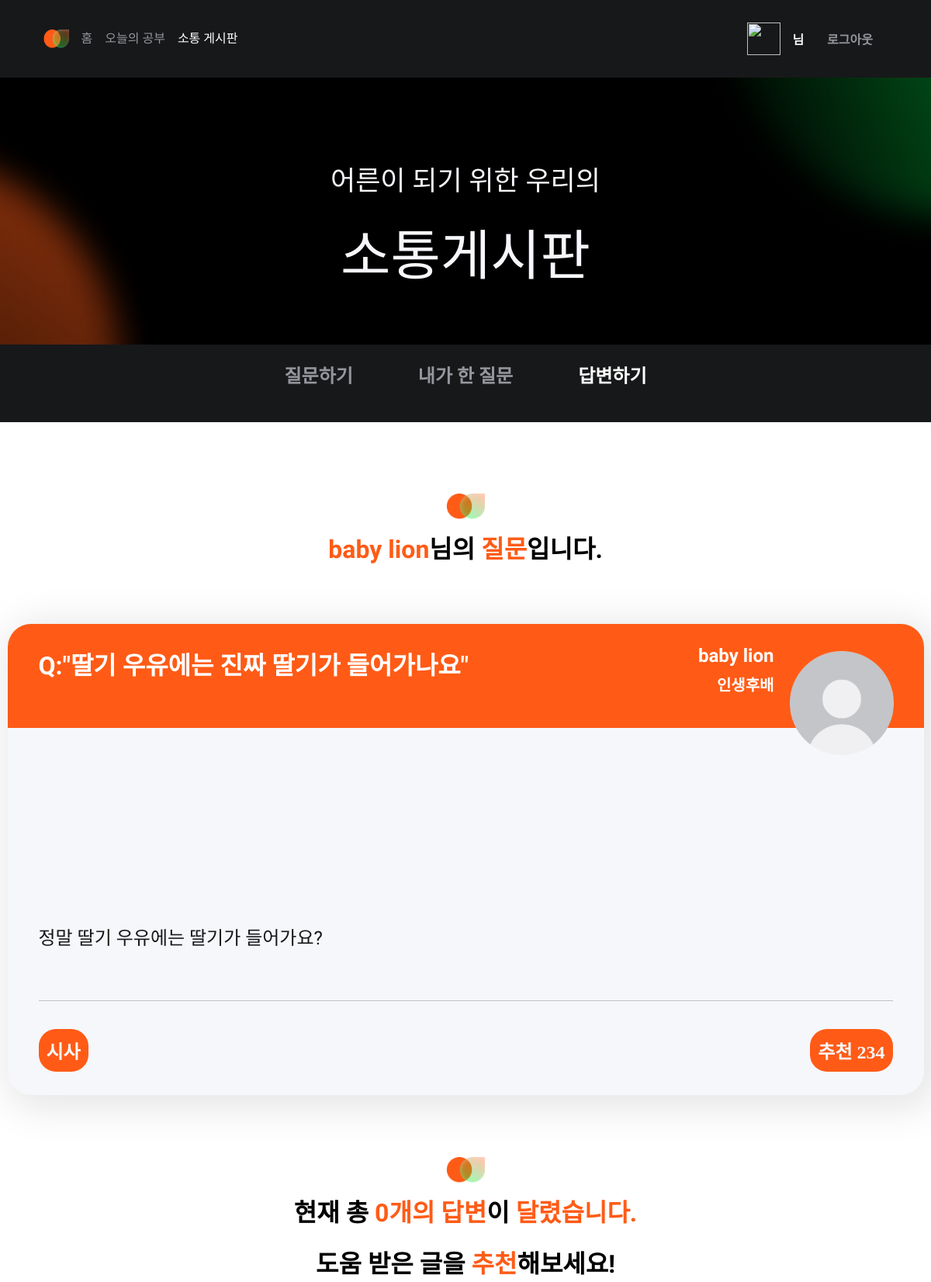
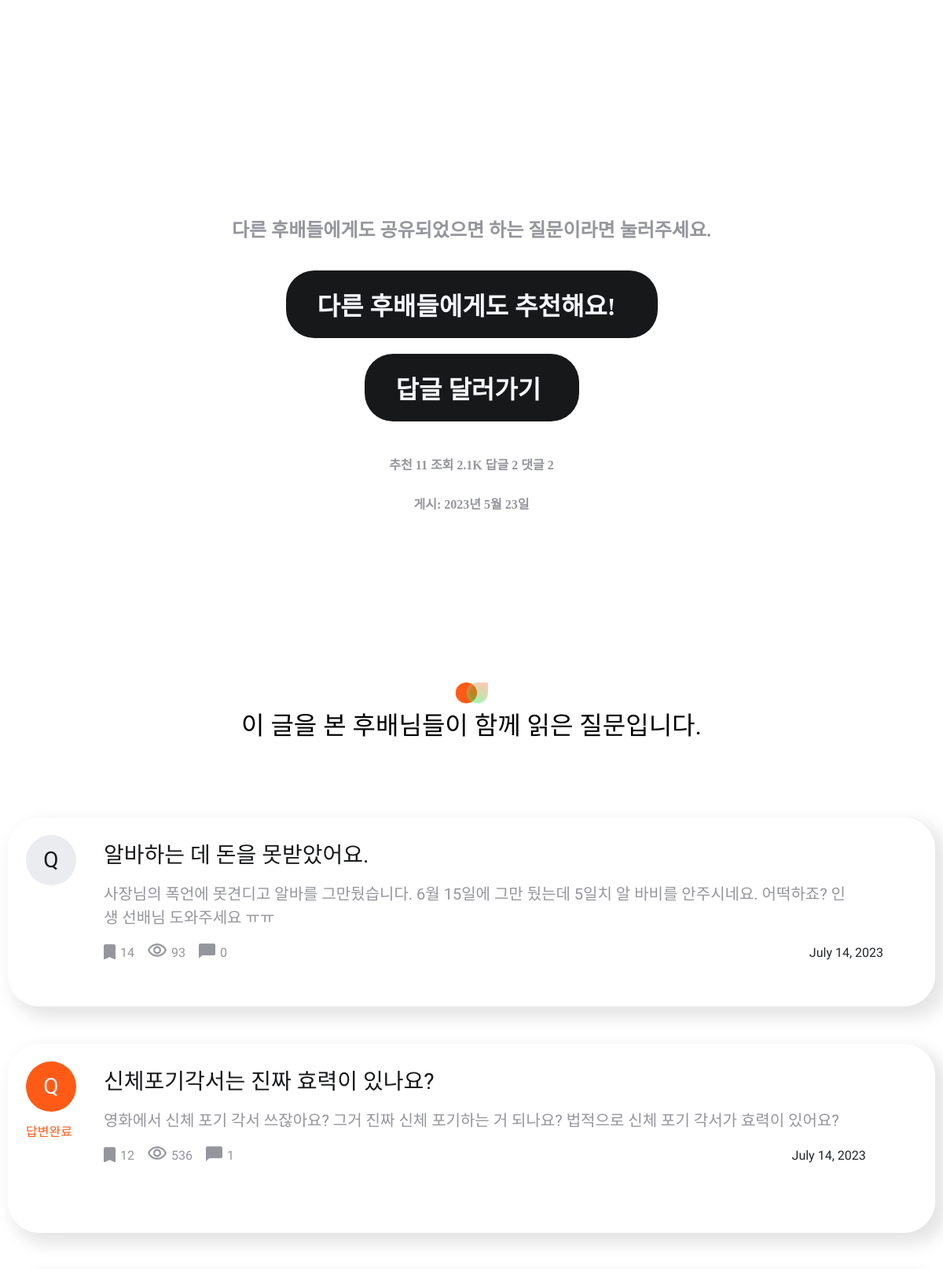
The app's page /communication/communication_detail/27 (upper part) with its own data (2 pictures, top to bottom).
### communicationApp/models.py (models this page shows)
class Question(models.Model):
    autor       = models.ForeignKey(user, on_delete=models.CASCADE, related_name='author_question') #작성자
    title       = models.CharField("TITLE", max_length=20, default="질문 제목") #질문 제목
    content     = models.TextField("CONTENT", max_length=300, default="질문 내용") #질문 내용
    date        = models.DateField("DATE", auto_now_add=True) #작성일자
    recommend   = models.PositiveIntegerField("RECOMMEND", default=0) #추천수
    category    = models.PositiveIntegerField("CATEGORY") #카테고리
    views       = models.PositiveIntegerField("VIEWS", default=0) #조회수
    answerd     = models.BooleanField("ANSWERD", default=False) #답변 여부

### accounts/models.py (models this page shows)
class Profile(models.Model):
    user = models.OneToOneField(User, on_delete=models.CASCADE, default=0)
    name = models.CharField("NAME", max_length=20, default="baby lion") # 사용자 이름
    description = models.CharField("DESCRIPTION", max_length=30, default="안녕하세요! 아기사자입니다.") # 사용자 한 줄 소개
    image = models.ImageField("IMAGE", upload_to="userProfile/", default="static/img/defaultImg.png") # 프로필 사진
    total = models.PositiveIntegerField("TOTAL", default=0) # 전체 맞힌 문제 수
    realty = models.PositiveIntegerField("REALTY", default=0) # 부동산 문제 맞힌 수
    economy = models.PositiveIntegerField("ECONOMY", default=0) # 경제 문제 맞힌 수
    selfDevelopment = models.PositiveIntegerField("SELFDEV", default=0) # 자기개발 문제 맞힌 수
    discount = models.PositiveIntegerField("DISCOUNT", default=0) # 할인 문제 맞힌 수
    commonSense = models.PositiveIntegerField("COMMONSENSE", default=0) # 시사상식 문제 맞힌 수
    etc = models.PositiveIntegerField("ETC", default=0) # 기타 문제 맞힌 수
    answerCount = models.PositiveIntegerField("ANWERCOUNT", default=0) # 답변 수
    recommendCount = models.PositiveIntegerField("RECOMMENDCOUNT", default=0) # 추천 받은 답변 수
    questionCount = models.PositiveIntegerField("QUESTIONCOUNT", default=0) # 질문 수

### communicationApp/views.py (the view)
# urls.py: path('communication_detail/<int:question_id>', communication_detail, name='communication_detail'), #소통게시판 메인_질문하나 클릭하면 나오는 화면
def communication_detail(request, question_id):
    question = get_object_or_404(Question, pk=question_id)
    category = question.category
    question.views += 1
    question.save()
    sameCategory = Question.objects.filter(category=category).exclude(pk=question_id).order_by("?")[:5]
    context = {
        'question': question,
        'sameCategory': sameCategory,
    }
    return render(request, 'communicationApp/question-detail.html', context)

### templates/communicationApp/question-detail.html (shortened to what this page needs)
{% load static %}
<!DOCTYPE html>
<html lang="en">
<head>
    <link rel="stylesheet" href="{% static 'css/communicationStyle.css' %}">
    <link rel="stylesheet" href="{% static 'css/default.css' %}">
    <link rel="stylesheet" href="{% static 'css/questionDetailStyle.css' %}">
    <link rel="stylesheet" href="https://cdn.jsdelivr.net/npm/bootstrap@5.3.0/dist/css/bootstrap.min.css">
</head>
    <nav>
        <div class="nav-left">
            <img src="{% static 'img/main-nav-logo.png' %}" alt="로고">
            <a href="{% url 'main' %}" style="color: #95969D;">홈</a>
            <a style=" color: #95969D;" href="{% url 'quizApp:studySpace' level=0 %}">오늘의 공부</a>
            <a style=" color: #FFFFFF;" href="{% url 'communicationApp:communication_list' %}">소통 게시판</a>
        </div>
        <div class="nav-right">
            <a href="{% url 'accounts:profile' %}">
                <img class="nav-icon-third" style="margin-right: 15px;" src="{{request.user.profile.image.url}}" alt="">
            </a>
            <p style="color: #FFFFFF;top:50%;margin-bottom: 0px; margin-right:30px;
            color: var(--unnamed, #F6F7FB);
            font-size: 16px;
            font-style: normal;
            font-weight: 700;
            line-height: normal;">{{request.user.profile.name}}님</p>
            <a href="{% url 'accounts:logOut' %}" style="text-decoration: none;
            color: inherit;">
            <p style="color: #FFFFFF;top:50%;margin-bottom: 0px; margin-right:40px;
            color: var(--1, #95969D);
            font-size: 16px;
            font-style: normal;
            font-weight: 700;
            line-height: normal;">로그아웃</p>
            </a>
        </div>
    </nav>
    <header class="study-title">
        <p>어른이 되기 위한 우리의</p>
        <p>소통게시판</p>
    </header>
    <nav id="nav2">
        <a href="{% url 'communicationApp:question_create' %}" style="text-decoration: none;
        color: inherit;margin-right: 84px;"><p id="nav2-first" style="color:#95969D;">질문하기</p></a>
        <a href="{% url 'communicationApp:my_question' %}" style="text-decoration: none;
        color: inherit;margin-right: 84px;"><p id="nav2-second">내가 한 질문</p></a>
        <a href="{% url 'communicationApp:answer_list' %}" style="text-decoration: none;
        color: inherit;color: #FFFFFF;"><p>답변하기</p></a>
    </nav>
    <div style="margin-top: 92px;" id="main-container">
        <div class="quiz-note">
            <div class="score-container-text"  id="sss">
                <img class="score-container-text-img" src="{% static 'img/main-nav-logo.png' %}" alt="">
                <div class="score-container-text-first">
                    <p class="score-container-text-highlight">{{question.autor.profile.name}}</p>
                    <p>님의&nbsp;</p>
                    <p class="score-container-text-highlight">질문</p>
                    <p>입니다.</p>
                </div>
            </div>
            <div class="quiz-note-box">
                <div class="quiz-note-box-top">
                    <div class="quiz-note-box-top-left">
                        <div class="quiz-note-box-top-first-top">
                            <p>Q:"{{question.title}}"</p>
                        </div>
                    </div>
                    <div class="quiz-note-box-top-right">
                        <div class="quiz-note-box-top-right-first">
                            <p>{{question.autor.profile.name}}</p>
                            <p>인생후배</p>
                        </div>
                        <div class="quiz-note-box-top-right-second">
                            <img src="{% static 'img/study-user-img.png' %}" alt="">
                        </div>
                    </div>
                </div>
                <div class="quiz-note-box-bottom">
                    <div class="note-explain">
                        {{question.content}}
                    </div>
                    <div style="display: flex; flex-direction: column; justify-content: end;">
                        <hr>
                        <div style="display: flex; flex-direction: row; justify-content: space-between;">
                        {% if question.category == 0 %}
                        <p style="color: #F6F7FB; font-family: NanumGothic;font-size: 24px;font-style: normal;font-weight: 700;line-height: normal;border-radius: 22px;width: fit-content;padding: 10px;margin-left: 40px;margin-bottom: 30px;background-color: #FF5B16;">부동산</p>
                        {%elif question.category == 1 %}
                        <p style="color: #F6F7FB; font-family: NanumGothic;font-size: 24px;font-style: normal;font-weight: 700;line-height: normal;border-radius: 22px;width: fit-content;padding: 10px;margin-left: 40px;margin-bottom: 30px;background-color: #FF5B16;">경제</p>
                        {%elif question.category == 2 %}
                        <p style="color: #F6F7FB; font-family: NanumGothic;font-size: 24px;font-style: normal;font-weight: 700;line-height: normal;border-radius: 22px;width: fit-content;padding: 10px;margin-left: 40px;margin-bottom: 30px;background-color: #FF5B16;">트렌드</p>
                        {%elif question.category == 3 %}
                        <p style="color: #F6F7FB; font-family: NanumGothic;font-size: 24px;font-style: normal;font-weight: 700;line-height: normal;border-radius: 22px;width: fit-content;padding: 10px;margin-left: 40px;margin-bottom: 30px;background-color: #FF5B16;">할인</p>
                        {%elif question.category == 4 %}
                        <p style="color: #F6F7FB; font-family: NanumGothic;font-size: 24px;font-style: normal;font-weight: 700;line-height: normal;border-radius: 22px;width: fit-content;padding: 10px;margin-left: 40px;margin-bottom: 30px;background-color: #FF5B16;">시사</p>
                        {%else %}
                        <p style="color: #F6F7FB; font-family: NanumGothic;font-size: 24px;font-style: normal;font-weight: 700;line-height: normal;border-radius: 22px;width: fit-content;padding: 10px;margin-left: 40px;margin-bottom: 30px;background-color: #FF5B16;">기타</p>
                        {% endif %}
                        <p style="
                        color: #F6F7FB;
                        font-family: NanumGothic;
                        font-size: 24px;
                        font-style: normal;
                        font-weight: 700;
                        line-height: normal;
                        border-radius: 22px;
                        width: fit-content;
                        padding: 10px;
                        margin-left: 40px;
                        margin-bottom: 30px;
                        background-color: #FF5B16;
                        margin-right: 40px;"
                        >추천 {{question.recommend}}</p>
                        </div>
                    </div>
                </div>
            </div>
        </div>
        <div class="question-detail-answer-conationer">
            <div class="score-container-text" id="sss">
                <img class="score-container-text-img" src="{% static 'img/main-nav-logo.png' %}" alt="">
                <div class="score-container-text-first">
                    <p>현재 총&nbsp;</p>
                    <p class="score-container-text-highlight">{{question.answer_set.count}}개의 답변</p>
                    <p>이&nbsp;</p>
                    <p class="score-container-text-highlight">달렸습니다.</p>
                </div>
                <div class="score-container-text-second">
                    <p>도움 받은 글을&nbsp;</p>
                    <p class="score-container-text-highlight">추천</p>
                    <p>해보세요!</p>
                </div>
            </div>
                <div class="question-detail-answer-box-text">
                    <p style="color: #95969D;
                    text-align: center;
                    font-family: NanumGothic;
                    font-size: 24px;
                    font-style: normal;
                    font-weight: 700;
                    line-height: normal;
                    margin-top: 200px;">다른 후배들에게도 공유되었으면 하는 질문이라면 눌러주세요.</p>
                    <a href="#" style="text-decoration: none;
                    color: inherit;"><div style="color: #F6F7FB;
                        font-family: NanumGothic;
                        font-size: 32px;
                        font-style: normal;
                        font-weight: 700;
                        line-height: normal;
                        border-radius: 36px;
                        background: #17181A;
                        padding: 20px 40px;
                        width: 473px;
                        margin-top: 20px;">다른 후배들에게도 추천해요!</div></a>
                    <a href="{% url 'communicationApp:answer_create' question.id %}" style="text-decoration: none;
                    color: inherit;"><div style="color: #F6F7FB;
                        font-family: NanumGothic;
                        font-size: 32px;
                        font-style: normal;
                        font-weight: 700;
                        line-height: normal;
                        border-radius: 36px;
                        background: #17181A;
                        padding: 20px 40px;
                        width: 273px;
                        margin-top: 20px;">답글 달러가기</div></a>
                    <p style="
                    color: #95969D;
                    font-family: NanumGothic;
                    font-size: 16px;
                    font-style: normal;
                    font-weight: 700;
                    line-height: normal;
                    margin-top: 42px;"> 추천 11 조회 2.1K 답글 2 댓글 2</p>
                    <p style="
                    color: #95969D;
                    font-family: NanumGothic;
                    font-size: 16px;
                    font-style: normal;
                    font-weight: 700;
                    line-height: normal;
                    margin-top: 10px;">게시: 2023년 5월 23일</p>
                </div>
            </div>
        </div>
        <div class="container-community" style="display:flex; flex-direction:column;align-items:center;margin:0 auto;margin-top: 200px;">
            <img id="container-community-logo-img" src="{% static 'img/main-nav-logo.png' %}" alt="">
            <p id="container-community-first-p" style="margin-bottom: 100px;">이 글을 본 후배님들이 함께 읽은 질문입니다.</p>
            {% for question in sameCategory%}
            <a href="#" style="text-decoration: none;
            color: inherit;">
                <div class="community-box" >
                    <div class="community-box-num">
                        {% if question.answerd == False %}
                            <p id="unanswer">Q</p>
                        {% else %}
                            <p id="answer">Q</p>
                            <p>답변완료</p>
                        {% endif %}
                    </div>
                    <div class="community-box-content">
                        <p id="community-box-content-title">{{question.title}}</p>
                        <p id="community-box-content-detail-content">{{question.content}}</p>
                        <div class="community-box-content-footer">
                            <div class="content-icon-box">
                                <div class="save">
                                    <img src="{% static 'img/main-save-icon.png' %}" alt="">
                                    <p>{{question.recommend}}</p>
                                </div>
                                <div class="saw">
                                    <img src="{% static 'img/main-saw-icon.png' %}" alt="">
                                    <p>{{question.views}}</p>
                                </div>
                                <div class="comment">
                                    <img src="{% static 'img/main-comment-icon.png' %}" alt="">
                                    <p>{{question.answer_set.count}}</p>
                                </div>
                            </div>
                            <div class="content-date">
                                <p>{{question.date}}</p>
                            </div>
                        </div>
                    </div>
                </div>
            </a>
            {% endfor %}
        </div>
</body>
</html>

### records on screen
Question: autor.profile.name "baby lion", title "딸기 우유에는 진짜 딸기가 들어가나요", content "정말 딸기 우유에는 딸기가 들어가요?", recommend "234", answer_set.count "0"
Question: answerd "Q", title "알바하는 데 돈을 못받았어요.", content "사장님의 폭언에 못견디고 알바를 그만뒀습니다. 6월 15일에 그만 뒀는데 5일치 알 바비를 안주시네요. 어떡하죠? 인생 선배님 도와주세요 ㅠㅠ", recommend "14", views "93", answer_set.count "0", date "July 14, 2023"
Question: answerd "Q", title "신체포기각서는 진짜 효력이 있나요?", content "영화에서 신체 포기 각서 쓰잖아요? 그거 진짜 신체 포기하는 거 되나요? 법적으로 신체 포기 각서가 효력이 있어요?", recommend "12", views "536", answer_set.count "1", date "July 14, 2023"
